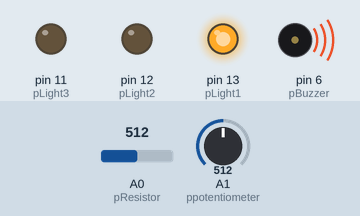
This sketch was run on a simulated Arduino Uno, built with avr-gcc and run on an emulated ATmega328P. Parts: output pins drawn as LEDs (lit = HIGH), buzzer (waves = sounding). The test bench sets the inputs (shaded band); at power-on: A0 (pResistor) = 512, A1 (ppotentiometer) = 512.

Above: at 1.2 s.
1.3 s: A0 (pResistor) set to 691
2.8 s: A0 (pResistor) set to 712
At 4.0 s:
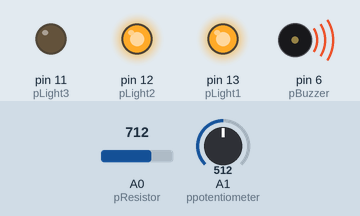
4.3 s: A0 (pResistor) set to 885
5.8 s: A0 (pResistor) set to 918
At 6.5 s:
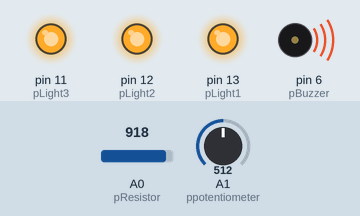
7.3 s: A0 (pResistor) set to 306
At 8.5 s:
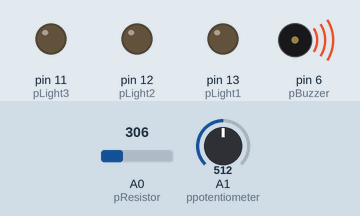
8.8 s: A0 (pResistor) set to 481
10.3 s: A0 (pResistor) set to 507
At 11.1 s:
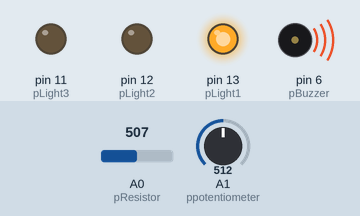
Timing chart, 0 to 12.8 s (numbered marks = the images above; inputs shaded):
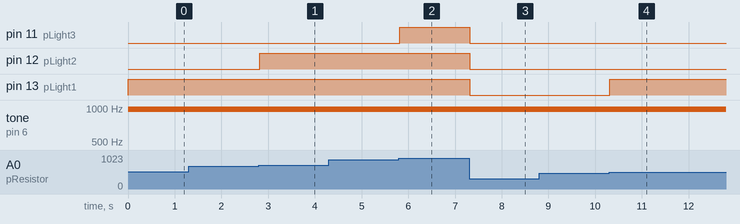

Measured:
- the behaviour switches between 699 and 700 on A0 (pResistor) (found by bisection; images 0 and 1)
- the behaviour switches between 899 and 900 on A0 (pResistor) (found by bisection; images 1 and 2)
- the behaviour switches between 499 and 500 on A0 (pResistor) (found by bisection; images 3 and 4)
- after the input at 1.3 s, every drawn part: stays the same
- after the input at 2.8 s, pin 12 (pLight2): LOW → HIGH at once
- after the input at 4.3 s, every drawn part: stays the same
- after the input at 5.8 s, pin 11 (pLight3): LOW → HIGH at once
- after the input at 7.3 s, pin 11 (pLight3), pin 12 (pLight2), pin 13 (pLight1): HIGH → LOW at once
- after the input at 8.8 s, every drawn part: stays the same
- after the input at 10.3 s, pin 13 (pLight1): LOW → HIGH at once

The sketch:

jdiaz88Lab5.ino
```cpp
// Jacob Diaz
// jdiaz88@uic.edu
// https://youtu.be/dWhYnOOLlxM

// Photoresistor
const int pResistor = A0;
int lightValue;

// Lights -> Pins 11-13
const int pLight1 = 13;
const int pLight2 = 12;
const int pLight3 = 11;
const int pLight4 = 7;

// Potentiometer and Buzzer
const int ppotentiometer = A1;
const int pBuzzer = 6;
int potentiometerVal = 0;

void setup() {
  Serial.begin(9600); // Init Cereal
  pinMode(pResistor, INPUT); // Photoresistor Setup
  pinMode(pLight1, OUTPUT); // Lights Setup
  pinMode(pLight2, OUTPUT);
  pinMode(pLight3, OUTPUT);
  }

void loop() {
  lightValue = analogRead(pResistor) / 100; // Gives a light value near 1-10
  potentiometerVal = analogRead(ppotentiometer);
  handleBuzzer(potentiometerVal);
  handleLights(pLight1,pLight2,pLight3,pLight4,lightValue);
}

void handleBuzzer(int val){
  // Potentiometer
  int mappedVal = map(val,0,1020,0,255);
  analogWrite(pBuzzer,mappedVal);
  delay(10);
  }

void handleLights(int L1,int L2,int L3, int L4,int lightValue) {
    // Full Range 2-9 (my room)
    // Completely Dark = 2
    if(inRange(0,4, lightValue)){
      digitalWrite(pLight1, LOW);
      digitalWrite(pLight2, LOW);
      digitalWrite(pLight3, LOW);
      digitalWrite(pLight4, LOW);

      }
    // Kinda dark = 4
    if(inRange(5,6, lightValue)){
      digitalWrite(pLight1, HIGH);
      digitalWrite(pLight2, LOW);
      digitalWrite(pLight3, LOW);
      digitalWrite(pLight4, LOW);
      }
    // Middle = 6
    if(inRange(7,8, lightValue)){
      digitalWrite(pLight1, HIGH);
      digitalWrite(pLight2, HIGH);
      digitalWrite(pLight3, LOW);
      digitalWrite(pLight4, LOW);
      }
    // Filly Lit =8
    if(inRange(9,20, lightValue)){
      digitalWrite(pLight1, HIGH);
      digitalWrite(pLight2, HIGH);
      digitalWrite(pLight3, HIGH);
      digitalWrite(pLight4, HIGH);
      }
  }

  bool inRange(unsigned low, unsigned high, unsigned x){
      return ((x-low) <= (high-low));
    }
```
